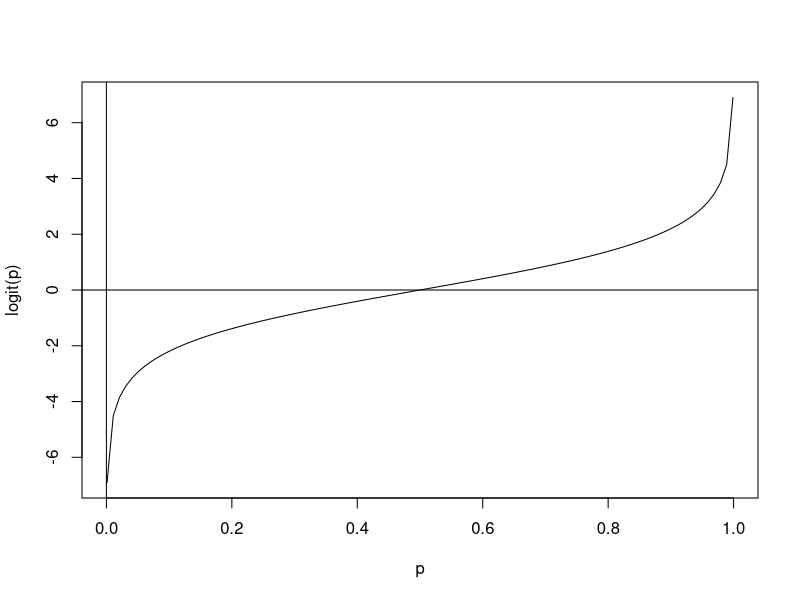
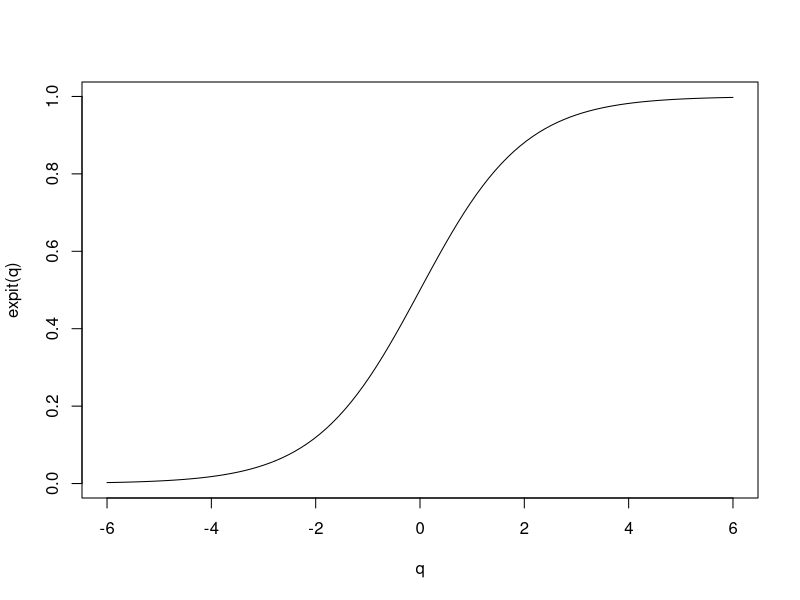

Write the R code that produced these figures, in order.
## ---- chunk 1
curve(expr = qlogis,
      from = 0.001,
      to = 0.999,
      xlab = "p",
      ylab = "logit(p)")
abline(h = 0,
       v = 0)
## ---- chunk 2
curve(expr = plogis,
      from = -6,
      to = 6,
      xlab = "q",
      ylab = "expit(q)")
